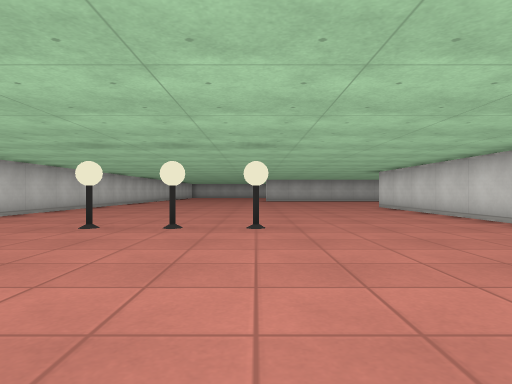
View 1 (above)

24 first-person views from a walk through a cub3D level. The camera is about half as high as the walls, looks level and sees 75° across. The floor is counted in squares. Each view is taken from the middle of a square. On the plan, view 1 faces up. The plan holds only what a view shows up to about 9 squares ahead; the rest is blank.

View 2
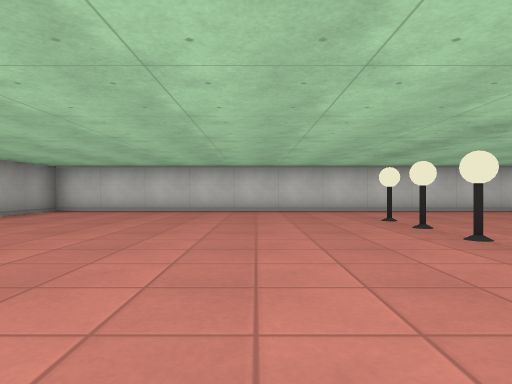

View 3
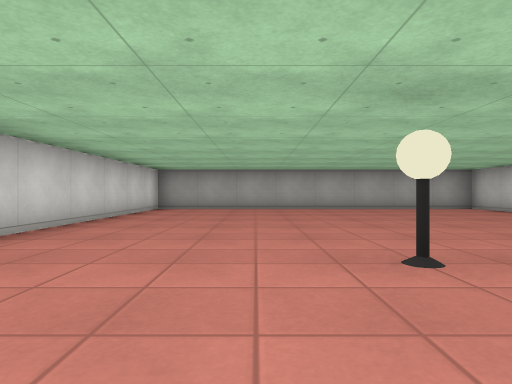

View 4
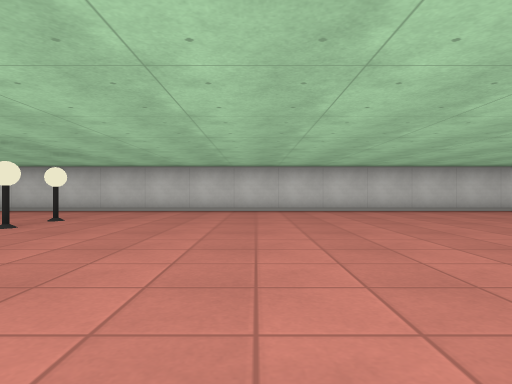

View 5
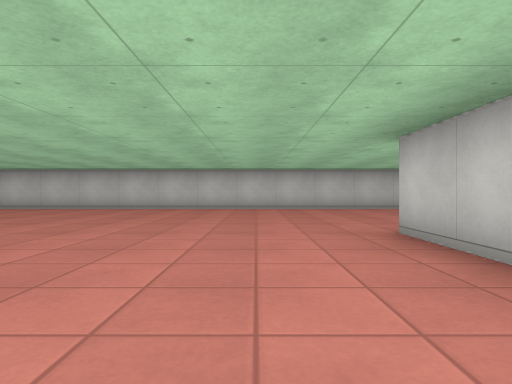

View 6
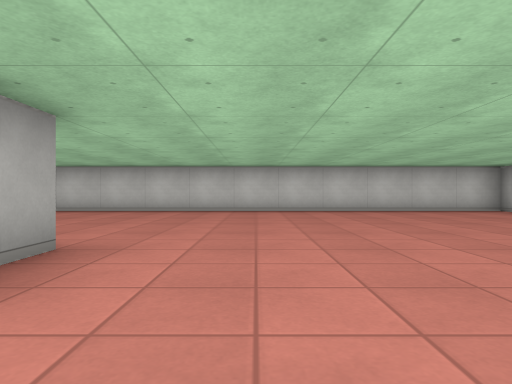

View 7
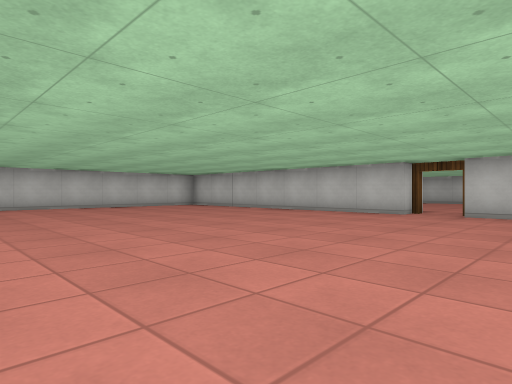

View 8
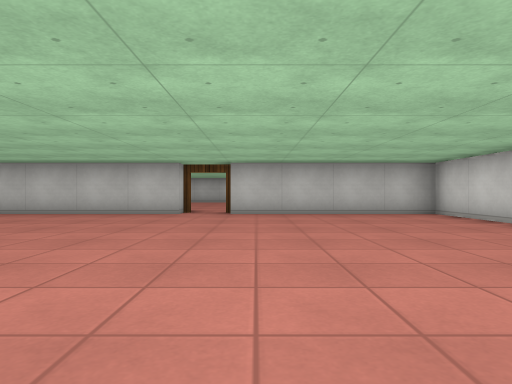

View 9
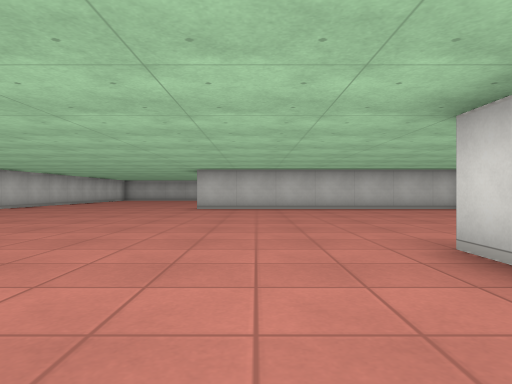

View 10
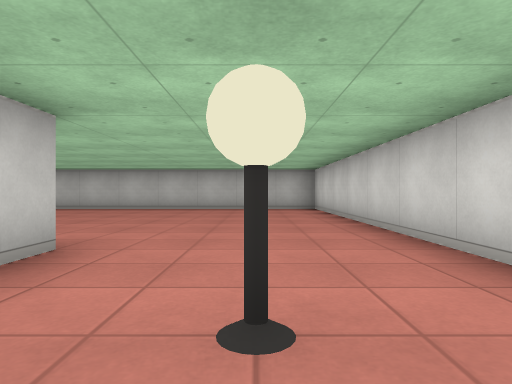

View 11
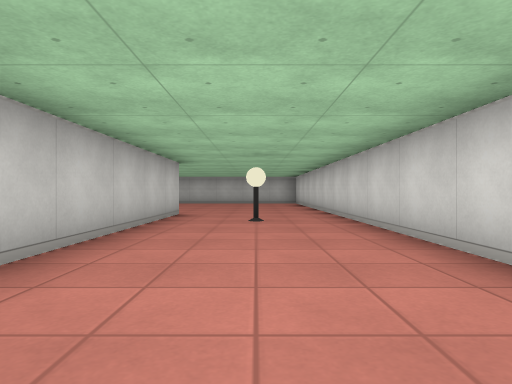

View 12
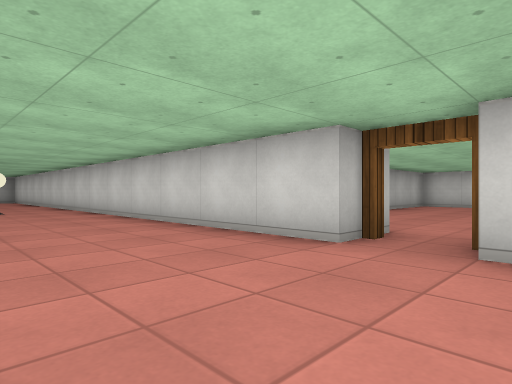

View 13
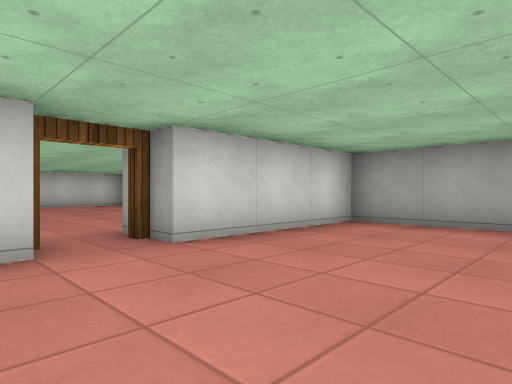

View 14
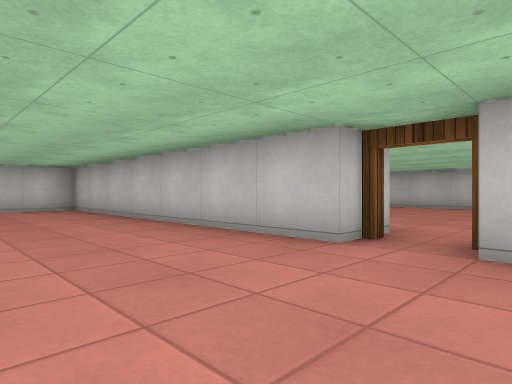

View 15
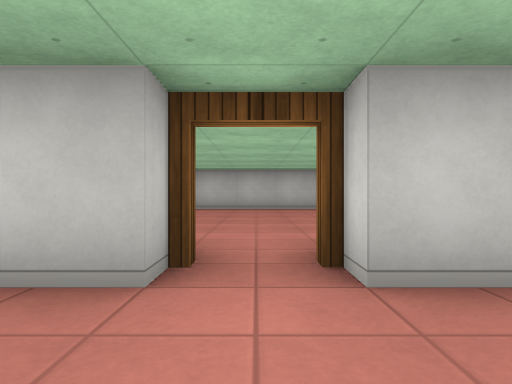

View 16
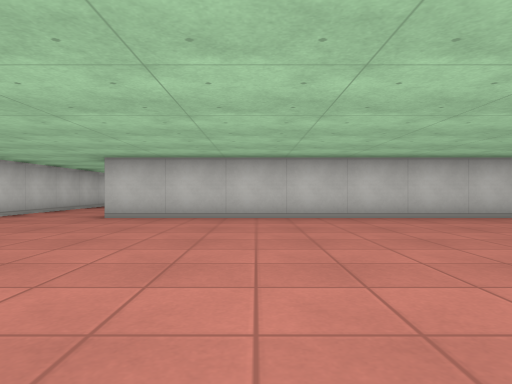

View 17
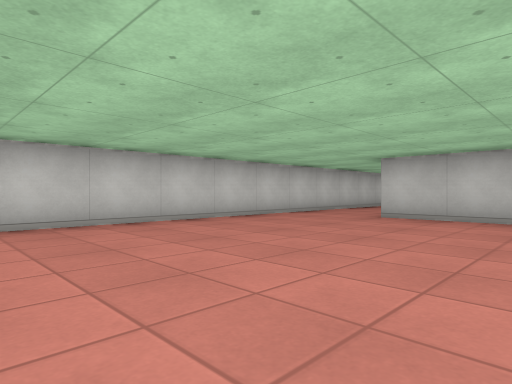

View 18
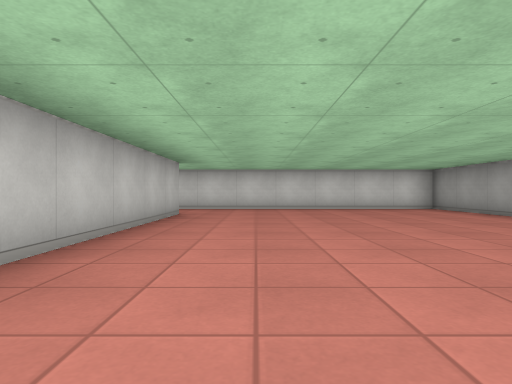

View 19
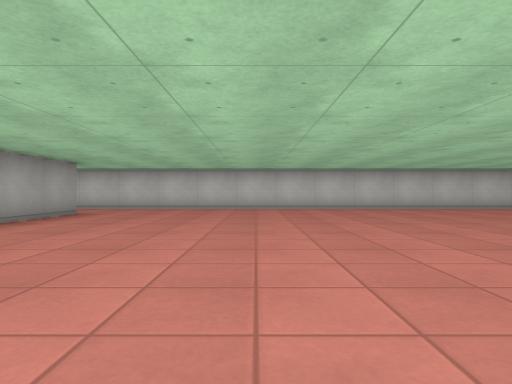

View 20
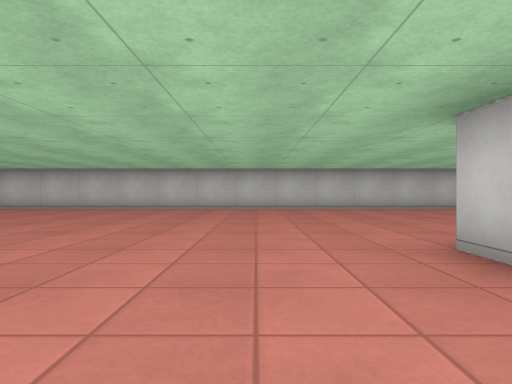

View 21
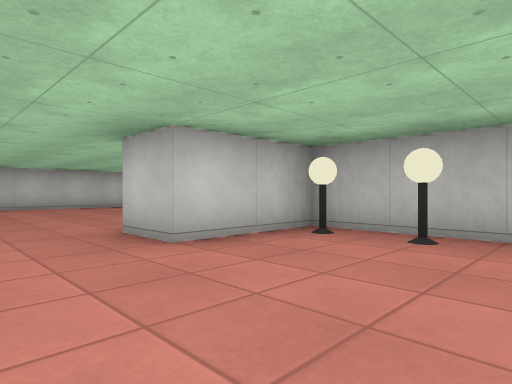

View 22
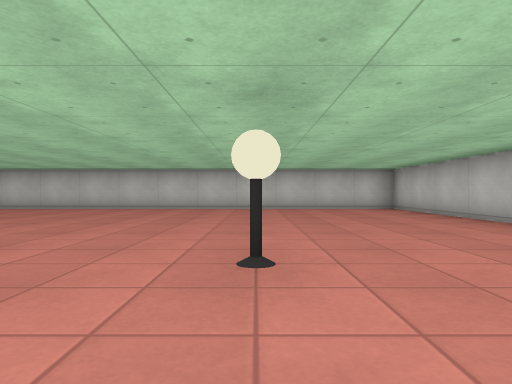

View 23
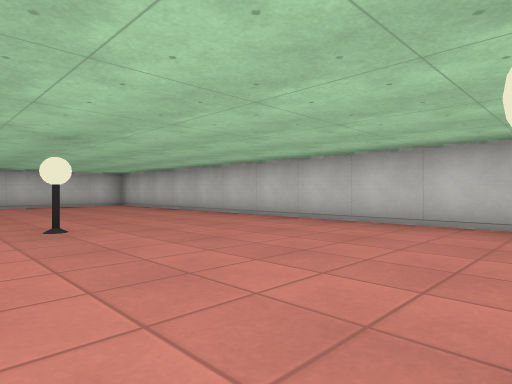

View 24
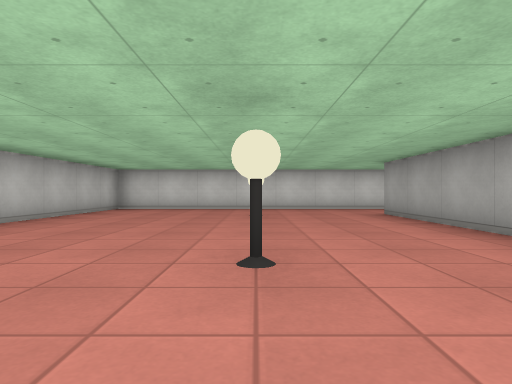

### Floor plan
Ten units are one square. View 1 is at (0, 0); x grows to the right and y downward. Boxes are objects, and circles mark ways between rooms. Rooms are numbered by the first view taken in them; rooms with no view inside come last. Other rooms are left out.
<svg viewBox="-50 -510 140 540">
<path fill="none" stroke="#000" d="M45 -95 45 -49M5 -165 11 -165M35 -45 35 -95M75 -15 75 -155 5 -155M75 -215 75 -235 35 -235M25 -235 -45 -235 -45 25 35 25 35 -28M55 25 75 25 75 -5M65 -305 -25 -305M59 -245 85 -245 85 -310M-45 -315 -45 -255M46 -435 25 -435 25 -415 15 -415M32 -445 65 -445M85 -436 85 -505 -45 -505 -45 -315M-25 -315 -5 -315"/>
<rect x="-25" y="-45" width="10" height="10" fill="#bbb"><title>lamp</title></rect>
<rect x="-15" y="-45" width="10" height="10" fill="#bbb"><title>lamp</title></rect>
<rect x="-5" y="-45" width="10" height="10" fill="#bbb"><title>lamp</title></rect>
<rect x="55" y="-85" width="10" height="10" fill="#bbb"><title>lamp</title></rect>
<rect x="15" y="-475" width="10" height="10" fill="#bbb"><title>lamp</title></rect>
<rect x="25" y="-435" width="10" height="10" fill="#bbb"><title>lamp</title></rect>
<rect x="35" y="-435" width="10" height="10" fill="#bbb"><title>lamp</title></rect>
<rect x="55" y="-475" width="10" height="10" fill="#bbb"><title>lamp</title></rect>
<circle cx="30" cy="-240" r="3" fill="#2a7"/>
<circle cx="-35" cy="-310" r="3" fill="#2a7"/>
<circle cx="75" cy="-310" r="3" fill="#2a7"/>
<text x="10" y="-110">1</text>
<text x="20" y="-280">2</text>
<text x="20" y="-410">3</text>
</svg>
Room 1 opens to room 2. Room 2 opens to room 3.

Where each view was taken, in squares from view 1:
view 1: 0 up, 0 right, facing up
view 2: 2 up, 3 right, facing left
view 3: 6 up, 1 right, facing down
view 4: 7 up, 3 right, facing left
view 5: 14 up, 4 right, facing left
view 6: 18 up, 3 right, facing left
view 7: 17 up, 5 right, facing up-left
view 8: 17 up, 4 right, facing up
view 9: 7 up, 2 right, facing up
view 10: 7 up, 6 right, facing up
view 11: 3 up, 6 right, facing up
view 12: 0 up, 5 right, facing up-right
view 13: 2 up, 5 right, facing down-right
view 14: 21 up, 4 right, facing up-left
view 15: 22 up, 3 right, facing up
view 16: 25 up, 0 right, facing up
view 17: 25 up, 0 right, facing up-left
view 18: 29 up, 0 right, facing right
view 19: 35 up, 4 right, facing left
view 20: 40 up, 4 right, facing left
view 21: 40 up, 5 right, facing up-left
view 22: 47 up, 4 right, facing left
view 23: 46 up, 6 right, facing up-left
view 24: 47 up, 0 right, facing right
